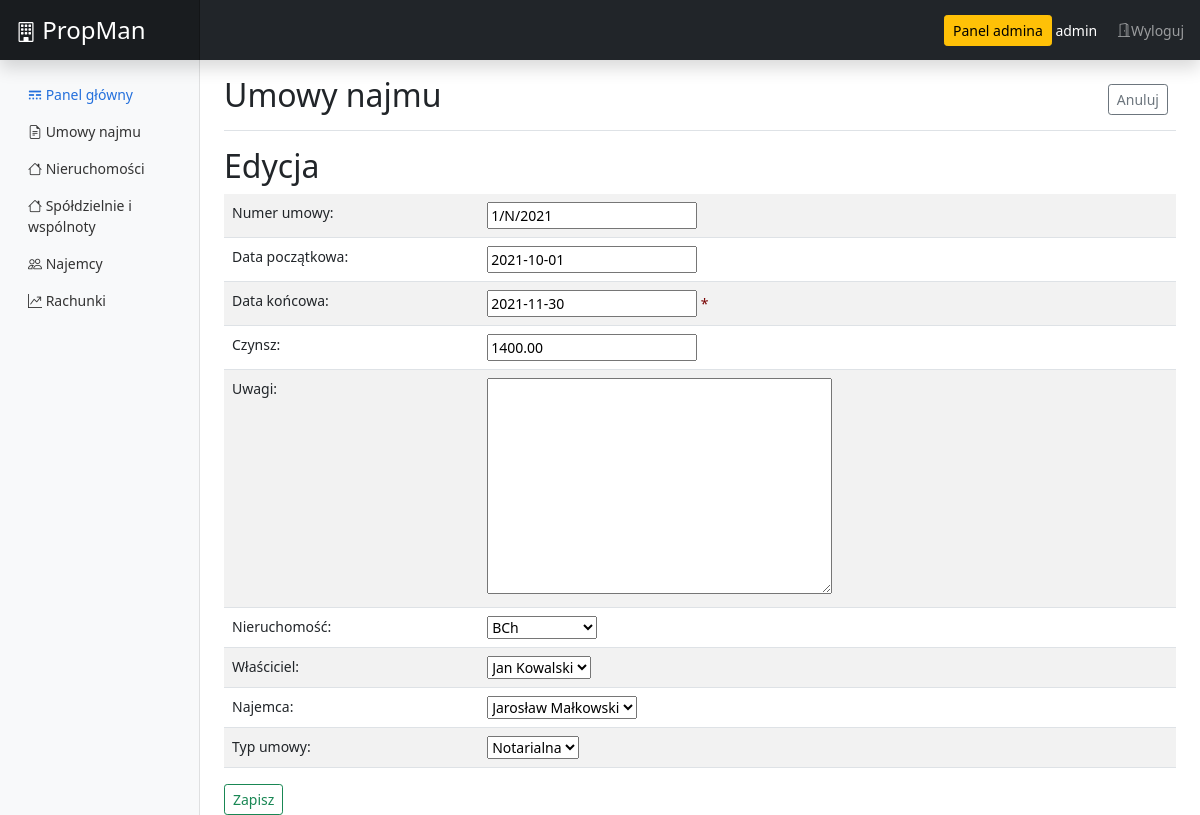
Page /app/forms/leaseagreement/item/1/edit/ (signed in) on the committed database.
### app/models.py (models this page shows, shortened)
class LeaseAgreement(models.Model):
    id = models.AutoField(primary_key=True)
    la_number = models.CharField(max_length=45, blank=False)
    start = models.DateField(auto_now=False, auto_now_add=False, blank=False)  # Lease agreement beginning date
    end = models.DateField(auto_now=False, auto_now_add=False, blank=False)  # Lease agreement ending date
    value = models.DecimalField(max_digits=19, decimal_places=2, blank=False)  # Lease agreement value
    comments = models.TextField(max_length=1000, blank=True)  # Comments
    property = models.ForeignKey(Property, on_delete=models.PROTECT)
    landlords = models.ForeignKey(Landlords, on_delete=models.PROTECT)
    tenants = models.ForeignKey(Tenants, on_delete=models.PROTECT)
    type = models.ForeignKey(LeaseAgreement_type, on_delete=models.PROTECT)
    class Meta:
        ordering = ['id']

class LeaseAgreement_type(models.Model):
    id = models.AutoField(primary_key=True)
    type = models.CharField(max_length=45, blank=False)
    class Meta:
        ordering = ['id']
    def __str__(self):
        return self.type

### app/views.py (the view)
# urls.py: path('forms/leaseagreement/item/<int:pk>/edit', views.leaseagreement_form_edit, name='leaseagreement_edit'),
def leaseagreement_form_edit(request, pk):
    detail = get_object_or_404(LeaseAgreement, pk=pk)
    if request.method == "POST":
        form = LeaseAgreementForm(request.POST, instance=detail)
        if form.is_valid():
            form.save()
            messages.success(request, 'Operacja wykonana pomyślnie')
            return redirect('leaseagreement_all')
        messages.error(request, 'Błąd. Operacja nieudana.')
    else:
        form = LeaseAgreementForm(instance=detail)
    return render(request, 'registration/lease/la_edit.html', {'leaseagreement_edit': form})

### app/models.py (called while the page is built)
    def __str__(self):
        return " ".join((self.name, self.surname))

    def __str__(self):
        return " ".join((self.name, self.surname))

    def __str__(self):
        return self.name

### templates/registration/lease/la_edit.html (shortened to what this page needs)
{% extends 'registration/base.html' %}
{% block content %}
<div class="d-flex justify-content-between flex-wrap flex-md-nowrap align-items-center pt-3 pb-2 mb-3 border-bottom">
  <h1 class="h2">Umowy najmu</h1>
  <div class="btn-toolbar mb-2 mb-md-0">
    <div class="btn-group me-2">
      <a href="{% url 'leaseagreement_all' %}" type="button" class="btn btn-sm btn-outline-secondary">Anuluj</a>
    </div>
  </div>
</div>
<div class="">
  <h2>Edycja</h2>
  <form method="POST" class="post-form">
      <table class="table table-striped">
        <tbody>
          <tr>
            <td>Numer umowy:</td>
            <td>{{ leaseagreement_edit.la_number }}</td>
          </tr>
          <tr>
            <td>Data początkowa:</td>
            <td>{{ leaseagreement_edit.start }}</td>
          </tr>
          <tr>
            <td>Data końcowa:</td>
            <td>{{ leaseagreement_edit.end }}
              <span class="required-field">*{{ leaseagreement_edit.end.errors|striptags}}</span>
            </td>
          </tr>
          <tr>
            <td>Czynsz:</td>
            <td>{{ leaseagreement_edit.value }}</td>
          </tr>
          <tr>
            <td>Uwagi:</td>
            <td>{{ leaseagreement_edit.comments }}</td>
          </tr>
          <tr>
            <td>Nieruchomość:</td>
            <td>{{ leaseagreement_edit.property }}</td>
          </tr>
          <tr>
            <td>Właściciel:</td>
            <td>{{ leaseagreement_edit.landlords }}</td>
          </tr>
          <tr>
            <td>Najemca:</td>
            <td>{{ leaseagreement_edit.tenants }}</td>
          </tr>
          <tr>
            <td>Typ umowy:</td>
            <td>{{ leaseagreement_edit.type }}</td>
          </tr>
        </tbody>
      </table>
      <button type="submit" class="btn btn-sm btn-outline-success">Zapisz</button>
  </form>
</div>
{% endblock %}

### templates/registration/base.html (shortened to what this page needs)
{% load django_htmx %}
<!doctype html>
<html lang="pl">
  <head>
    {% load static %}
    <link href="https://cdn.jsdelivr.net/npm/bootstrap@5.1.3/dist/css/bootstrap.min.css" rel="stylesheet">
    <link rel="stylesheet" href="https://cdn.jsdelivr.net/npm/bootstrap-icons@1.7.2/font/bootstrap-icons.css">
    <link href="{% static 'dashboard.css' %}" rel="stylesheet" type="text/css">
  </head>
  <body hx-ext="debug, event-header">
    <header class="navbar navbar-dark sticky-top bg-dark flex-md-nowrap p-0 shadow">
      <a class="navbar-brand col-md-3 col-lg-2 me-0 px-3 fs-4" href="{% url 'index' %}">
        <i class="bi bi-building text-white fs-5"></i>
        PropMan
      </a>
        {% if user.is_authenticated %}
      <div class="navbar-nav">
        <div class="nav-item text-nowrap">
          {% if request.user.is_superuser %}
            <a type="button" class="btn btn-warning btn-secondary btn-sm btn-block" href="/admin">Panel admina</a>
          {% endif %}
          <span class="d-inline align-middle text-white">{{ user.username }}</span>
          <a class="d-inline nav-link align-middle px-3" href="{% url 'logout' %}">
            <i class="bi bi-door-open"></i>Wyloguj
          </a>
        </div>
      </div>
    </header>
    <div class="container-fluid">
      <div class="row">
        {% include 'registration/menu.html' %}
        <main class="col-md-9 ms-sm-auto col-lg-10 px-md-4">
          <div class="">
            {% block content %}
            {% endblock %}
          </div>
        </main>
      </div>
    </div>
    {% endif %}
  </body>
</html>

### static/dashboard.css (style rules this page uses)
body { font-size: .875rem; }
.navbar-brand { padding-top: .75rem; padding-bottom: .75rem; font-size: 1rem; background-color: rgba(0, 0, 0, .25); box-shadow: inset -1px 0 0 rgba(0, 0, 0, .25); }
.required-field { color: #700; }

### rows in the picture
LeaseAgreement: la_number "1/N/2021", start "2021-10-01", end "2021-11-30", value "1400.00", property "BCh", landlords "Jan Kowalski", tenants "Jarosław Małkowski"
LeaseAgreement_type: type "Notarialna"

### other values in the picture
{{ user.username }} "admin"
